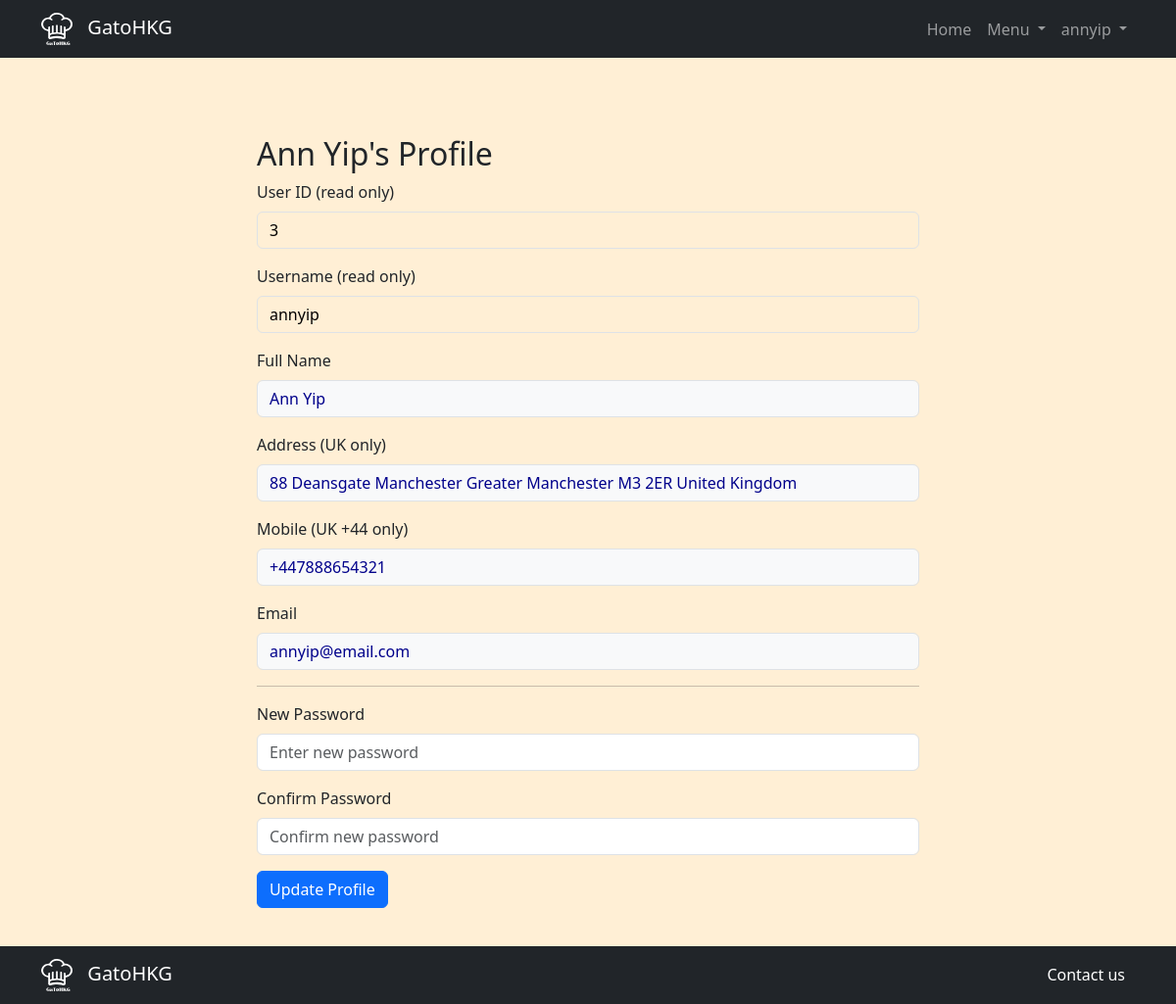
/profile (signed in), run on the app's committed database.
### tables this page shows
CREATE TABLE users (
    user_id INTEGER PRIMARY KEY AUTOINCREMENT,
    username TEXT NOT NULL UNIQUE,
    hash TEXT NOT NULL,
    full_name TEXT NOT NULL,
    address TEXT NOT NULL,
    mobile TEXT NOT NULL,
    email TEXT NOT NULL,
    authority TEXT NOT NULL DEFAULT 'user'
, user_status TEXT Default 'active');

### app.py (the view, shortened to what this page needs)
@app.route("/profile", methods=["GET", "POST"])
@login_required
def profile():
    user_id = session["user_id"]
    user = db.execute("SELECT * FROM users WHERE user_id = ?", (session["user_id"],))[0]
    return render_template("profile.html", user=user)

### helpers.py (called while the page is built)
def login_required(f):
    @wraps(f)
    def decorated_function(*args, **kwargs):
        if session.get("user_id") is None:
            return redirect("/login")
        return f(*args, **kwargs)
    return decorated_function

### templates/profile.html (shortened to what this page needs)
{% extends "layout.html" %}
{% block main %}
<div class="container mt-4 profile-format">
    <h2>{{ user.full_name }}'s Profile</h2>
    <form action="/profile" method="post">
        <div class="mb-3">
            <label for="user_id" class="form-label">User ID (read only)</label>
            <input type="integer" class="form-control" id="user_id" name="user_id" value="{{ user.user_id }}" readonly
                style="background-color: papayawhip; color: black;">
        </div>
        <div class="mb-3">
            <label for="username" class="form-label">Username (read only)</label>
            <input type="text" class="form-control" id="username" name="username" value="{{ user.username }}" readonly
                style="background-color: papayawhip; color: black;">
        </div>
        <div class="mb-3">
            <label for="full_name" class="form-label">Full Name</label>
            <input type="text" class="form-control" id="full_name" name="full_name" value="{{ user.full_name }}"
                style="background-color: #f8f9fa; color: darkblue;">
        </div>
        <div class="mb-3">
            <label for="address" class="form-label">Address (UK only)</label>
            <input type="text" class="form-control" id="address" name="address" value="{{ user.address }}"
                style="background-color: #f8f9fa; color: darkblue;">
        </div>
        <div class="mb-3">
            <label for="mobile" class="form-label">Mobile (UK +44 only) </label>
            <input type="text" class="form-control" id="mobile" name="mobile" value="{{ user.mobile }}"
                style="background-color: #f8f9fa; color: darkblue;">
        </div>
        <div class="mb-3">
            <label for="email" class="form-label">Email</label>
            <input type="email" class="form-control" id="email" name="email" value="{{ user.email }}"
                style="background-color: #f8f9fa; color: darkblue;">
        </div>
        <hr>
        <div class="mb-3">
            <label for="password" class="form-label">New Password</label>
            <input type="password" class="form-control" id="password" name="password" placeholder="Enter new password" required>
        </div>
        <div class="mb-3">
            <label for="confirm_password" class="form-label">Confirm Password</label>
            <input type="password" class="form-control" id="confirm_password" name="confirm_password"
                placeholder="Confirm new password" required>
        </div>
        <button type="submit" class="btn btn-primary">Update Profile</button>
    </form>
</div>
{% endblock %}

### templates/layout.html (shortened to what this page needs)
<!DOCTYPE html>
<html lang="en">
<head>
    <link href="https://cdn.jsdelivr.net/npm/bootstrap@5.3.3/dist/css/bootstrap.min.css" rel="stylesheet"
>
    <link rel="stylesheet" href="{{ url_for('static', filename='style.css') }}">
</head>
<body>
    <header>
        <nav class="navbar navbar-expand-lg navbar-dark bg-dark top-nav">
            <div class="container">
                <a class="navbar-brand" href="/">
                    <img src="{{ url_for('static', filename='img/Gato logo W.svg') }}" class="gato-ico" alt="GatoHKG Logo">
                    GatoHKG
                </a>
                <div class="collapse navbar-collapse" id="navbarSupportedContent">
                    <ul class="navbar-nav ms-auto mb-2 mb-lg-0">
                        <li class="nav-item">
                            <a class="nav-link" href="/">Home</a>
                        </li>
                        {% if session.get('authority') != 'admin' %}
                            <li class="nav-item dropdown">
                                <a class="nav-link dropdown-toggle" href="#" role="button" data-bs-toggle="dropdown" aria-expanded="false">
                                    Menu
                                </a>
                            </li>
                        {% endif %}
                        {% if session.get('user_id') %}
                            <li class="nav-item dropdown">
                                <a class="nav-link dropdown-toggle" href="#" role="button" data-bs-toggle="dropdown" aria-expanded="false">
                                    {{ session['username'] }}
                                </a>
                            </li>
                        {% endif %}
                    </ul>
                </div>
            </div>
        </nav>
    </header>
    <main class="container py-5">
        {% block main %}{% endblock %}
    </main>
    <footer>
        <nav class="navbar navbar-expand-lg navbar-dark bg-dark bottom-nav">
            <div class="container">
                <a class="navbar-brand" href="#">
                    <img src="{{ url_for('static', filename='img/Gato logo W.svg') }}" class="gato-ico" alt="gato-ico-btm">
                    GatoHKG
                </a>
                <div class="text-center">
                    <a class="contact-link" href="#">Contact us</a>
                </div>
            </div>
        </nav>
    </footer>
</body>
</html>

### static/style.css (style rules this page uses)
body { background-color: papayawhip; padding-top: 50px; padding-bottom: 50px; justify-content: center; }
.top-nav { position: fixed; top: 0; width: 100%; z-index: 1030; }
.contact-link { color: white; text-decoration: none; padding: 5px 10px; display: inline-block; }
.bottom-nav { position: fixed; bottom: 0; width: 100%; z-index: 1030; }
.gato-ico { width:8%; margin-right: 10px; align-self: flex-start; }
.login-format, .register-format, .profile-format { width: 700px; align-self: center; }

### data on the page
users: username "annyip", full_name "Ann Yip", user_id "3", address "88 Deansgate Manchester Greater Manchester M3 2ER United Kingdom", mobile "+447888654321", email "annyip@email.com"
